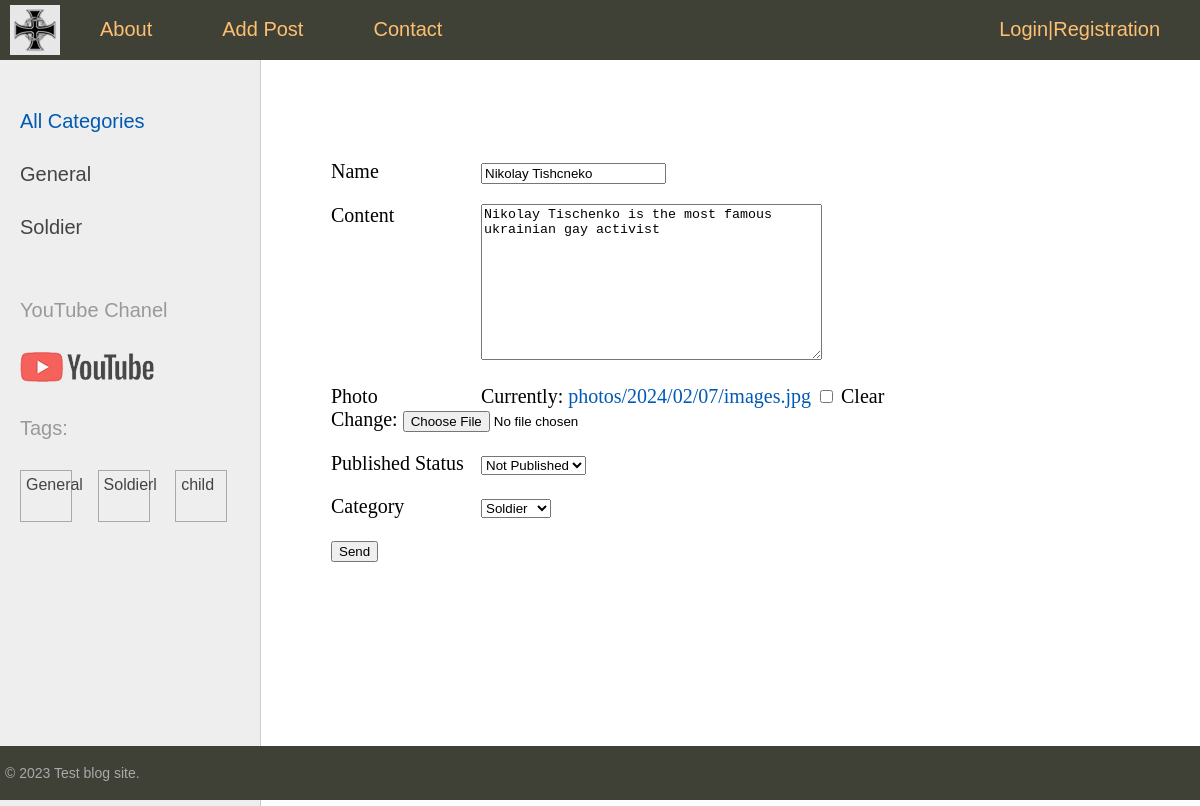
The app's page /edit/10/ with its own data.
### sitetest/models.py (models this page shows, shortened)
class Category(models.Model):
    name = models.CharField(max_length=100, db_index=True, verbose_name="Category")
    slug = models.SlugField(max_length=255, unique=True, db_index=True, verbose_name="Slug")
    class Meta:
        verbose_name = "Category"
        verbose_name_plural = "Catefories"
    def __str__(self):
        return self.name
    def get_absolute_url(self):
        return reverse("category", kwargs={"cat_slug": self.slug})

class TagPost(models.Model):
    tag = models.CharField(max_length=100, db_index=True)
    slug = models.SlugField(max_length=255, unique=True, db_index=True)
    def get_absolute_url(self):
        return reverse("tags", kwargs={"tag_slug": self.slug})

class Persons(models.Model):
    class Status(models.IntegerChoices):
        DRAFT = 0, "Not Published"
        PUBLISHED = 1, "Published"
    title = models.CharField(max_length=255, verbose_name="Name")
    slug = models.SlugField(max_length=255, unique=True, db_index=True, verbose_name="Slug")
    photo = models.FileField(upload_to='photos/%Y/%m/%d/',
                             blank=True, null=True, verbose_name="Photo")
    content = models.TextField(blank=True, verbose_name="content")
    time_create = models.DateTimeField(auto_now_add=True, verbose_name="Time of creation")
    time_update = models.DateTimeField(auto_now=True, verbose_name="Last update")
    is_published = models.BooleanField(choices=tuple(map(lambda x: (bool(x[0]), x[1]), Status.choices)),
                                       default=Status.DRAFT, verbose_name="Published Status")
    cat = models.ForeignKey('Category', on_delete=models.PROTECT, related_name='categ', verbose_name="Category")
    tags = models.ManyToManyField('TagPost', blank=True, related_name='tags', verbose_name="Tags")
    country = models.OneToOneField('Country', blank=True, on_delete=models.SET_NULL, null=True, related_name='countri',
                                   verbose_name="Country")
    author = models.ForeignKey(get_user_model(), on_delete=models.SET_NULL, related_name='posts', null=True,
                               default=True)
    objects = models.Manager()
    published = PublishedManager()
    class Meta:
        verbose_name_plural = "Person"

### sitetest/views.py (the view)
# urls.py: path('edit/<int:pk>/', views.ChangeForm.as_view(), name='edit_post'),
class ChangeForm(DataMixin, UpdateView):
    model = Persons
    fields = ['title', 'content', 'photo', 'is_published', 'cat']
    template_name = 'sitetest/addpost.html'
    success_url = reverse_lazy('home')
    title_page = 'Changing Form'

### sitetest/templatetags/person_tags.py (called while the page is built)
@register.inclusion_tag('sitetest/list_categories.html')
def show_categories(cat_selected=0):
    cats = Category.objects.annotate(total=Count("categ")).filter(total__gt=0)
    return {'cats': cats, 'cat_selected': cat_selected}

@register.inclusion_tag('sitetest/list_tags.html')
def show_tags():
    tags = TagPost.objects.annotate(total=Count("tags")).filter(total__gt=0)
    return {'tags': tags}

### users/context_processors.py (called while the page is built)
def get_upper_menu(request):
    return {'upper_menu':menu}

### sitetest/templates/sitetest/addpost.html (shortened to what this page needs)
{%extends 'base.html'%}
{% block content%}
<form action="" , method="Post" enctype="multipart/form-data">
    <form action="" method="post">
        {% for f in form %}
        <p><label class="form-label" for="{{ f.id_for_label }}">{{ f.label }}</label>{{ f }}</p>
        {% endfor %}
        <p>
            <button type="submit">Send</button>
        </p>
    </form>
    {%endblock%}

### sitetest/templates/sitetest/list_categories.html
{% for cat in cats %}
{% if cat.id == cat_selected%}
<li class="selected">{{cat.name}}</li>
{% else %}
<li><a href="{{ cat.get_absolute_url }}">{{cat.name}}</a></li>
{% endif %}
{% endfor %}

### sitetest/templates/sitetest/list_tags.html
{%if tags%}
<p> Tags: </p>
<ul class="tags-list">
    {%for t in tags%}
    <li><a href="{{ t.get_absolute_url }}">{{t.tag}}</a></li>
    {%endfor%}
</ul>
{%endif%}

### sitetest/static/sitetest/css/styles.css (style rules this page uses)
html, body { font-family: 'Arial'; margin: 0; padding: 0; height: 100%; width: 100%; color: #444; }
a { color: #0059b2; text-decoration: none; }
.left-chapters ul { width: 230px; margin: 0; padding: 20px 10px 10px 20px; list-style: none; font-size: 20px; }
.left-chapters ul li { margin: 30px 0 0 0; color: #999; }
.left-chapters ul li a { color: #444; text-decoration: none; }
.left-chapters ul li.share p { margin: 30px 0 30px 0; }
.left-chapters ul li.share a { display: inline-block; width: 40px; height: 40px; margin: 0 20px 0 0; }
ul.tags-list { width: 100%; margin: 0; padding: 0; list-style: none; }
ul.tags-list li { margin: 0; padding: 0 0 10px; display: inline-block; }
ul.tags-list li a { padding: 5px; font-size: 16px; border: 1px solid #aaa; }
.form-label { display: inline-block; min-width: 150px; vertical-align: top; }

### records on screen
Category: name "General"
Category: name "Soldier"
TagPost: tag "General"
TagPost: tag "Soldierl"
TagPost: tag "child"
Persons: form "Nikolay Tishcneko" "Nikolay Tischenko is the most famous ukrainian gay activist" "Not Published" "Soldier"

### other values on screen
{{ m.title }} "About" "Add Post" "Contact"
{{ f.label }} "Name" "Content" "Photo" "Published Status" "Category"
